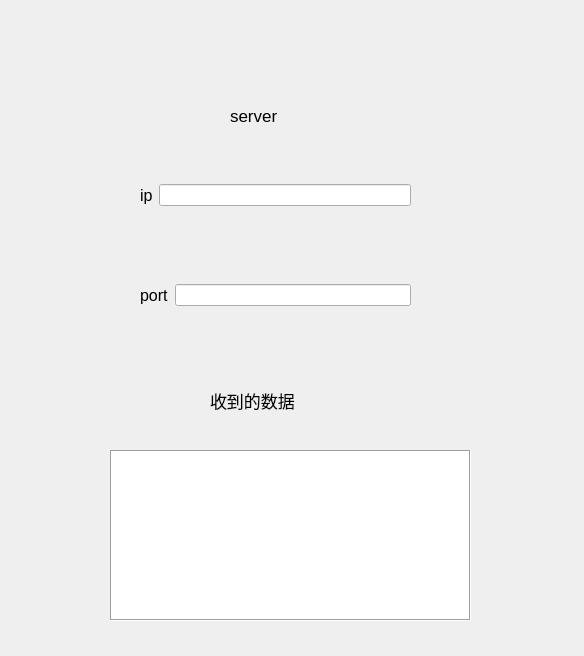
<?xml version="1.0" encoding="UTF-8"?>
<ui version="4.0">
 <class>Widget</class>
 <widget class="QWidget" name="Widget">
  <property name="geometry">
   <rect>
    <x>0</x>
    <y>0</y>
    <width>584</width>
    <height>656</height>
   </rect>
  </property>
  <property name="windowTitle">
   <string>Widget</string>
  </property>
  <widget class="QWidget" name="layoutWidget">
   <property name="geometry">
    <rect>
     <x>140</x>
     <y>270</y>
     <width>271</width>
     <height>51</height>
    </rect>
   </property>
   <layout class="QHBoxLayout" name="horizontalLayout_2">
    <item>
     <widget class="QLabel" name="label_2">
      <property name="font">
       <font>
        <pointsize>12</pointsize>
       </font>
      </property>
      <property name="text">
       <string>port</string>
      </property>
     </widget>
    </item>
    <item>
     <widget class="QLineEdit" name="lineEdit_2"/>
    </item>
   </layout>
  </widget>
  <widget class="QLabel" name="label_3">
   <property name="geometry">
    <rect>
     <x>230</x>
     <y>90</y>
     <width>91</width>
     <height>51</height>
    </rect>
   </property>
   <property name="font">
    <font>
     <pointsize>13</pointsize>
    </font>
   </property>
   <property name="text">
    <string>server</string>
   </property>
  </widget>
  <widget class="QWidget" name="layoutWidget">
   <property name="geometry">
    <rect>
     <x>140</x>
     <y>170</y>
     <width>271</width>
     <height>51</height>
    </rect>
   </property>
   <layout class="QHBoxLayout" name="horizontalLayout">
    <item>
     <widget class="QLabel" name="label">
      <property name="font">
       <font>
        <pointsize>12</pointsize>
       </font>
      </property>
      <property name="text">
       <string>ip</string>
      </property>
     </widget>
    </item>
    <item>
     <widget class="QLineEdit" name="lineEdit"/>
    </item>
   </layout>
  </widget>
  <widget class="QLabel" name="label_4">
   <property name="geometry">
    <rect>
     <x>210</x>
     <y>370</y>
     <width>131</width>
     <height>61</height>
    </rect>
   </property>
   <property name="font">
    <font>
     <pointsize>13</pointsize>
    </font>
   </property>
   <property name="text">
    <string>收到的数据</string>
   </property>
  </widget>
  <widget class="QTextEdit" name="textEdit">
   <property name="geometry">
    <rect>
     <x>110</x>
     <y>450</y>
     <width>361</width>
     <height>171</height>
    </rect>
   </property>
   <property name="frameShape">
    <enum>QFrame::Box</enum>
   </property>
  </widget>
 </widget>
 <resources/>
 <connections/>
</ui>
